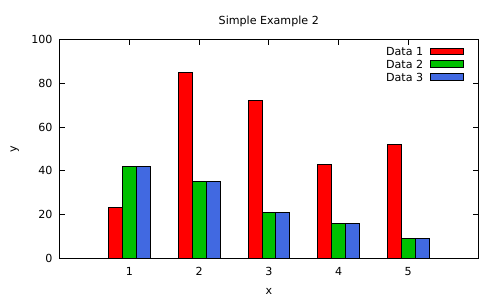

Here is the gnuplot script that generated this plot:
reset

set terminal pdf enhanced
set output "example-2.pdf"

# set terminal jpeg
# set output "example-2.jpeg"

set title "Simple Example 2"
set xlabel "x"
set ylabel "y"

set style data histogram
set style histogram cluster gap 2
set style fill solid border linecolor "black"

set xrange [0:6]
set yrange [0:100]

plot "example-2.dat" using 2:xtic(1) title "Data 1" linecolor "red", \
     "example-2.dat" using 3:xtic(1) title "Data 2" linecolor "#00c000", \
     "example-2.dat" using 3:xtic(1) title "Data 3" linecolor "#4169e1"